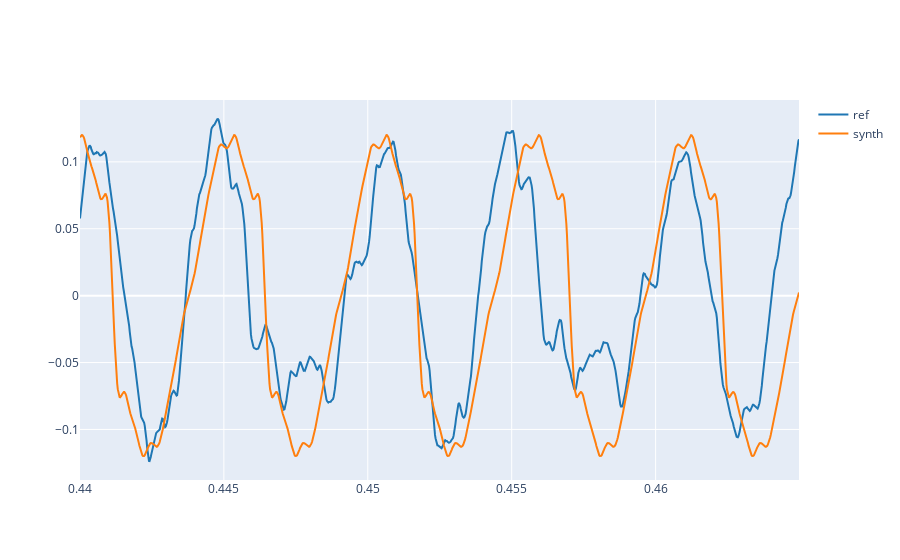

Notebook source saved alongside this figure:
### Markdown cell above
3.2. Now, define a harmonic signal, `y` whose fundamental frequency is the defined in Lab 1. Go step by step adding a new harmonic in each step. Plot both signals (the reference and the synthesized) and try to reproduce the shape of the reference signal.

**Note 1**: in order to have a similar shape, we need to select the amplitudes and phases carefully. One way to do this is to define the harmonic signal as follows:

$$y(t) = \sum_{k=1}^K A_k\cos\left(2\pi kf_0 t + k \phi - (k-1)\pi/2 \right), $$

where $K$ is the number of harmonics, $f_0$ is the fundamental frequency, $A_k$ is the amplitude (weight) of each harmonic and $\phi$ is the phase of the signal (defined in Lab1 Ex 2.4).

**Note 2**:
Define the $A_k$ values relative to the fundamental frequency. This means to define $A_1=1$ and the others less than 1. You can use Audacity to plot the spectrum of the fragment selected of the reference audio and measure the relative amplitudes of the harmonics.

**Note 3**: Normalize the amplitude of the signal by the same amplitude of the reference. For instance, if the amplitude of the reference signal is 0.33, you can normalize the syntesized signal by first dividing by its maximum and then multiplyng by 0.33:

```
y = 0.33 * y / np.amax(y)
```

### Code cell
# Write the code here
filepath = "sis1_group8/guitar2.wav"
ref, fs = load_audio(filepath)

ampl = 0.12     #amplitude in reference wave after attack
f0 = 189.0           #frequency of the first harmonic(on lab 1 we approximated to 200)
phi = -np.pi/4 +0.0005  #phase(lab 1 was -pi/4)

t = np.arange(len(ref)) / fs

Ak = [1.0000,  #k=1 (Fundamental)
    0.1148,  # k=2 
    0.0398,  # k=3
    0.0794,  # k=4
    0.0371,  # k=5
    0.0624,  # k=6
    0.0582,  # k=7
    0.0407,  # k=8
    0.0130,  # k=9
    0.0248,  # k=10
    0.0275,  # k=11
    0.0124,  # k=12
    0.0023] #13

K = len(Ak) #total harmonics
harmonic = np.arange(1,K+1)
y = np.zeros_like(t, dtype=float) #array of size t

for k in harmonic:
    phase_term = k * phi - (k - 1) * np.pi / 2
    harmonic_component = Ak [k-1] * np.cos(2 * np.pi * k * f0 * t + phase_term)
    y += harmonic_component
    print(f"Harmonic k={k} , Frequency: {k*f0:.1f} Hz , Ak={Ak[k-1]:.2f}")

y = ampl * y / np.max(np.abs(y)) #we normalize the amplitude

plot_signals([ref, y], fs, name=['ref', 'synth'], t_start=0.440, t_end=0.465)

### Figure 1 — Plotly figure (JSON) as saved in the notebook; plotly's stock layout.template omitted (floating-point values rounded to 4 significant figures; data arrays with more than 128 entries replaced by an {"elided": "..."} marker saying what was removed)
{"data": [{"line": {"color": "#1f77b4", "shape": "linear"}, "mode": "lines", "name": "ref", "type": "scatter", "x": {"elided": "1200 float values"}, "y": {"elided": "1200 float values"}}, {"line": {"color": "#ff7f0e", "shape": "linear"}, "mode": "lines", "name": "synth", "type": "scatter", "x": {"elided": "1200 float values"}, "y": {"elided": "1200 float values"}}], "layout": {}}
